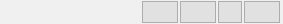
     <widget class="QWidget" name="widget_title" native="true">
      <property name="sizePolicy">
       <sizepolicy hsizetype="Preferred" vsizetype="Fixed">
        <horstretch>0</horstretch>
        <verstretch>0</verstretch>
       </sizepolicy>
      </property>
      <property name="minimumSize">
       <size>
        <width>0</width>
        <height>24</height>
       </size>
      </property>
      <property name="maximumSize">
       <size>
        <width>16777215</width>
        <height>24</height>
       </size>
      </property>
      <property name="styleSheet">
       <string notr="true">background-color: rgb(240, 240, 240);</string>
      </property>
      <layout class="QHBoxLayout" name="horizontalLayout">
       <property name="spacing">
        <number>2</number>
       </property>
       <property name="sizeConstraint">
        <enum>QLayout::SizeConstraint::SetMaximumSize</enum>
       </property>
       <property name="leftMargin">
        <number>0</number>
       </property>
       <property name="topMargin">
        <number>0</number>
       </property>
       <property name="rightMargin">
        <number>3</number>
       </property>
       <property name="bottomMargin">
        <number>0</number>
       </property>
       <item>
        <widget class="QWidget" name="widget_menu" native="true">
         <property name="sizePolicy">
          <sizepolicy hsizetype="Preferred" vsizetype="Fixed">
           <horstretch>0</horstretch>
           <verstretch>0</verstretch>
          </sizepolicy>
         </property>
         <property name="minimumSize">
          <size>
           <width>100</width>
           <height>0</height>
          </size>
         </property>
         <property name="maximumSize">
          <size>
           <width>100</width>
           <height>16777215</height>
          </size>
         </property>
         <property name="styleSheet">
          <string notr="true"/>
         </property>
         <layout class="QHBoxLayout" name="horizontalLayout_5">
          <property name="spacing">
           <number>0</number>
          </property>
          <property name="leftMargin">
           <number>0</number>
          </property>
          <property name="topMargin">
           <number>0</number>
          </property>
          <property name="rightMargin">
           <number>0</number>
          </property>
          <property name="bottomMargin">
           <number>0</number>
          </property>
          <item>
           <widget class="QPushButton" name="pushButton_menu">
            <property name="sizePolicy">
             <sizepolicy hsizetype="Preferred" vsizetype="Fixed">
              <horstretch>0</horstretch>
              <verstretch>0</verstretch>
             </sizepolicy>
            </property>
            <property name="styleSheet">
             <string notr="true">QPushButton {
    color:#F0F0F0;
    border: 0px solid #20AAF5;
    background-color:#F0F0F0;
    padding: 0px;
    }

QPushButton:hover {
    color:#F0F0F0;
    border: 0px solid #20AAF5;
     background-color:#F0F0F0;
    padding: 0px;
    }

QPushButton:pressed {
    color:#F0F0F0;
    border: 0px solid #20AAF5;
    background-color:#F0F0F0;
    padding: 0px;
    }
QPushButton:disabled{
    color:#F0F0F0;
    border: 0px solid #20AAF5;
    background-color:#F0F0F0;
    padding: 0px;
}
</string>
            </property>
            <property name="text">
             <string/>
            </property>
            <property name="icon">
             <iconset resource="MainWindow.qrc">
              <normaloff>:/MainWindow/Resources/logo/company_logo.png</normaloff>:/MainWindow/Resources/logo/company_logo.png</iconset>
            </property>
            <property name="iconSize">
             <size>
              <width>91</width>
              <height>20</height>
             </size>
            </property>
           </widget>
          </item>
          <item>
           <widget class="QMenuBar" name="menuBar">
            <property name="maximumSize">
             <size>
              <width>91</width>
              <height>20</height>
             </size>
            </property>
            <property name="contextMenuPolicy">
             <enum>Qt::ContextMenuPolicy::DefaultContextMenu</enum>
            </property>
            <property name="styleSheet">
             <string notr="true"/>
            </property>
            <widget class="QMenu" name="menu">
             <property name="contextMenuPolicy">
              <enum>Qt::ContextMenuPolicy::CustomContextMenu</enum>
             </property>
             <property name="styleSheet">
              <string notr="true"/>
             </property>
             <property name="title">
              <string/>
             </property>
             <widget class="QMenu" name="menuFile">
              <property name="title">
               <string>文件</string>
              </property>
              <addaction name="actionOpen"/>
              <addaction name="actionOpenCamera"/>
             </widget>
             <widget class="QMenu" name="menuPlay">
              <property name="title">
               <string>播放</string>
              </property>
              <widget class="QMenu" name="menuPlayOrder">
               <property name="title">
                <string>播放顺序</string>
               </property>
               <addaction name="actionSinglePlay"/>
               <addaction name="actionSequentialPlay"/>
               <addaction name="actionRandomlyPlay"/>
               <addaction name="actionSingleCycle"/>
               <addaction name="actionListLoop"/>
              </widget>
              <addaction name="action_3D"/>
              <addaction name="action_3D_left"/>
              <addaction name="action_2D"/>
              <addaction name="separator"/>
              <addaction name="actionInputLR"/>
              <addaction name="actionInputRL"/>
              <addaction name="actionInputUD"/>
              <addaction name="separator"/>
              <addaction name="actionOutputHorizontal"/>
              <addaction name="actionOutputVertical"/>
              <addaction name="actionOutputChess"/>
              <addaction name="actionOutputOnlyLeft"/>
              <addaction name="separator"/>
              <addaction name="menuPlayOrder"/>
              <addaction name="separator"/>
              <addaction name="action_3D_region"/>
             </widget>
             <widget class="QMenu" name="menuHelp">
              <property name="title">
               <string>帮助</string>
              </property>
              <addaction name="actionRegistrationRequest"/>
              <addaction name="actionRegistration"/>
              <addaction name="actionAbout"/>
             </widget>
             <widget class="QMenu" name="menuTools">
              <property name="title">
               <string>工具</string>
              </property>
              <addaction name="actionScreenshot"/>
              <addaction name="separator"/>
              <addaction name="actionParallaxAdd"/>
              <addaction name="actionParallaxSub"/>
              <addaction name="actionParallaxReset"/>
             </widget>
             <addaction name="menuFile"/>
             <addaction name="menuPlay"/>
             <addaction name="actionSetting"/>
             <addaction name="separator"/>
             <addaction name="actionFullscreen"/>
             <addaction name="actionFullscreenPlus"/>
             <addaction name="separator"/>
             <addaction name="menuTools"/>
             <addaction name="menuHelp"/>
             <addaction name="actionExit"/>
            </widget>
            <addaction name="menu"/>
           </widget>
          </item>
         </layout>
        </widget>
       </item>
       <item>
        <spacer name="horizontalSpacer">
         <property name="orientation">
          <enum>Qt::Orientation::Horizontal</enum>
         </property>
         <property name="sizeHint" stdset="0">
          <size>
           <width>40</width>
           <height>20</height>
          </size>
         </property>
        </spacer>
       </item>
       <item>
        <widget class="QPushButton" name="pushButton_min">
         <property name="sizePolicy">
          <sizepolicy hsizetype="Fixed" vsizetype="Fixed">
           <horstretch>20</horstretch>
           <verstretch>20</verstretch>
          </sizepolicy>
         </property>
         <property name="minimumSize">
          <size>
           <width>20</width>
           <height>22</height>
          </size>
         </property>
         <property name="maximumSize">
          <size>
           <width>16777215</width>
           <height>16777215</height>
          </size>
         </property>
         <property name="sizeIncrement">
          <size>
           <width>1</width>
           <height>1</height>
          </size>
         </property>
         <property name="baseSize">
          <size>
           <width>0</width>
           <height>0</height>
          </size>
         </property>
         <property name="toolTip">
          <string>最小化</string>
         </property>
         <property name="layoutDirection">
          <enum>Qt::LayoutDirection::LeftToRight</enum>
         </property>
         <property name="styleSheet">
          <string notr="true">QPushButton {
    color:#F0F0F0;
    border: 1px solid #ADADAD;
    background-color:#E1E1E1;
    padding: 1px;
    }

QPushButton:hover {
    color:#F0F0F0;
    border: 1px solid #0078D7;
    background-color:#E5F1FB;
    padding: 1px;
    }

QPushButton:pressed {
    color:#F0F0F0;
    border: 1px solid #0078D7;
    background-color:#CCE4F7;
    padding: 1px;
    }
QPushButton:disabled{
    color:#F0F0F0;
    border: 1px solid #20AAF5;
    background-color:#F0F0F0;
    padding: 1px;
}
</string>
         </property>
         <property name="text">
          <string/>
         </property>
         <property name="icon">
          <iconset resource="MainWindow.qrc">
           <normaloff>:/MainWindow/Resources/theme/black/minimize.svg</normaloff>:/MainWindow/Resources/theme/black/minimize.svg</iconset>
         </property>
         <property name="autoDefault">
          <bool>true</bool>
         </property>
         <property name="flat">
          <bool>false</bool>
         </property>
        </widget>
       </item>
       <item>
        <widget class="QPushButton" name="pushButton_max">
         <property name="sizePolicy">
          <sizepolicy hsizetype="Fixed" vsizetype="Fixed">
           <horstretch>0</horstretch>
           <verstretch>0</verstretch>
          </sizepolicy>
         </property>
         <property name="minimumSize">
          <size>
           <width>16</width>
           <height>22</height>
          </size>
         </property>
         <property name="styleSheet">
          <string notr="true">QPushButton {
    color:#F0F0F0;
    border: 1px solid #ADADAD;
    background-color:#E1E1E1;
    padding: 1px;
    }

QPushButton:hover {
    color:#F0F0F0;
    border: 1px solid #0078D7;
    background-color:#E5F1FB;
    padding: 1px;
    }

QPushButton:pressed {
    color:#F0F0F0;
    border: 1px solid #0078D7;
    background-color:#CCE4F7;
    padding: 1px;
    }</string>
         </property>
         <property name="text">
          <string/>
         </property>
         <property name="icon">
          <iconset resource="MainWindow.qrc">
           <normaloff>:/MainWindow/Resources/theme/black/tab-duplicate.svg</normaloff>:/MainWindow/Resources/theme/black/tab-duplicate.svg</iconset>
         </property>
        </widget>
       </item>
       <item>
        <widget class="QPushButton" name="pushButton_fullScreen">
         <property name="sizePolicy">
          <sizepolicy hsizetype="Minimum" vsizetype="Fixed">
           <horstretch>0</horstretch>
           <verstretch>0</verstretch>
          </sizepolicy>
         </property>
         <property name="minimumSize">
          <size>
           <width>16</width>
           <height>22</height>
          </size>
         </property>
         <property name="maximumSize">
          <size>
           <width>24</width>
           <height>16777215</height>
          </size>
         </property>
         <property name="toolTip">
          <string>全屏控制</string>
         </property>
         <property name="styleSheet">
          <string notr="true">QPushButton {
    color:#F0F0F0;
    border: 1px solid #ADADAD;
    background-color:#E1E1E1;
    padding: 1px;
    }

QPushButton:hover {
    color:#F0F0F0;
    border: 1px solid #0078D7;
    background-color:#E5F1FB;
    padding: 1px;
    }

QPushButton:pressed {
    color:#F0F0F0;
    border: 1px solid #0078D7;
    background-color:#CCE4F7;
    padding: 1px;
    }</string>
         </property>
         <property name="text">
          <string/>
         </property>
         <property name="icon">
          <iconset resource="MainWindow.qrc">
           <normaloff>:/MainWindow/Resources/theme/black/fullscreen.svg</normaloff>:/MainWindow/Resources/theme/black/fullscreen.svg</iconset>
         </property>
        </widget>
       </item>
       <item>
        <widget class="QPushButton" name="pushButton_close">
         <property name="sizePolicy">
          <sizepolicy hsizetype="Fixed" vsizetype="Fixed">
           <horstretch>0</horstretch>
           <verstretch>0</verstretch>
          </sizepolicy>
         </property>
         <property name="minimumSize">
          <size>
           <width>16</width>
           <height>22</height>
          </size>
         </property>
         <property name="toolTip">
          <string>关闭</string>
         </property>
         <property name="styleSheet">
          <string notr="true">QPushButton {
    color:#F0F0F0;
    border: 1px solid #ADADAD;
    background-color:#E1E1E1;
    padding: 1px;
    }

QPushButton:hover {
    color:#F0F0F0;
    border: 1px solid #0078D7;
    background-color:#E5F1FB;
    padding: 1px;
    }

QPushButton:pressed {
    color:#F0F0F0;
    border: 1px solid #0078D7;
    background-color:#CCE4F7;
    padding: 1px;
    }</string>
         </property>
         <property name="text">
          <string/>
         </property>
         <property name="icon">
          <iconset resource="MainWindow.qrc">
           <normaloff>:/MainWindow/Resources/theme/black/close.svg</normaloff>:/MainWindow/Resources/theme/black/close.svg</iconset>
         </property>
        </widget>
       </item>
      </layout>
     </widget>
